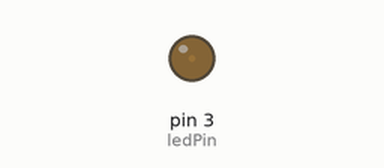
Recording of a sketch running on a simulated Arduino Uno, built with avr-gcc and run on an emulated ATmega328P. Shown: output pins drawn as LEDs (lit = HIGH).

Above: at 0.05 s.
At 1.25 s:
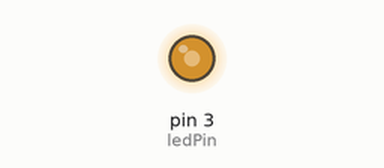
At 1.85 s:
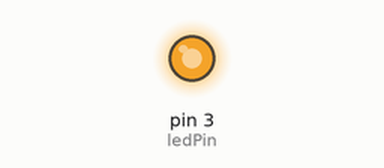
At 3.65 s:
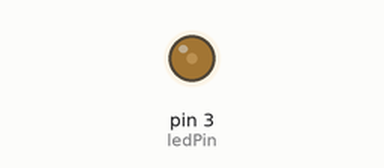
Timing chart, 0 to 5.3 s (numbered marks = the images above):
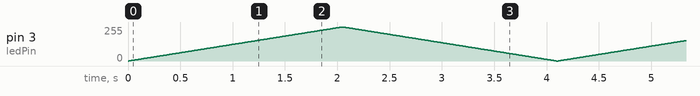

The sketch:

Breath.ino
```cpp
int ledPin = 3;

void setup ()
{
  pinMode(ledPin,OUTPUT);
}

void loop()
{
  for (int a=0; a<=255;a++)                //循环语句，控制PWM亮度的增加
  {
    analogWrite(ledPin,a);
    delay(8);                             //当前亮度级别维持的时间,单位毫秒
  }
  for (int a=255; a>=0;a--)             //循环语句，控制PWM亮度减小
  {
    analogWrite(ledPin,a);
    delay(8);                             //当前亮度的维持的时间,单位毫秒
  }

}
```
